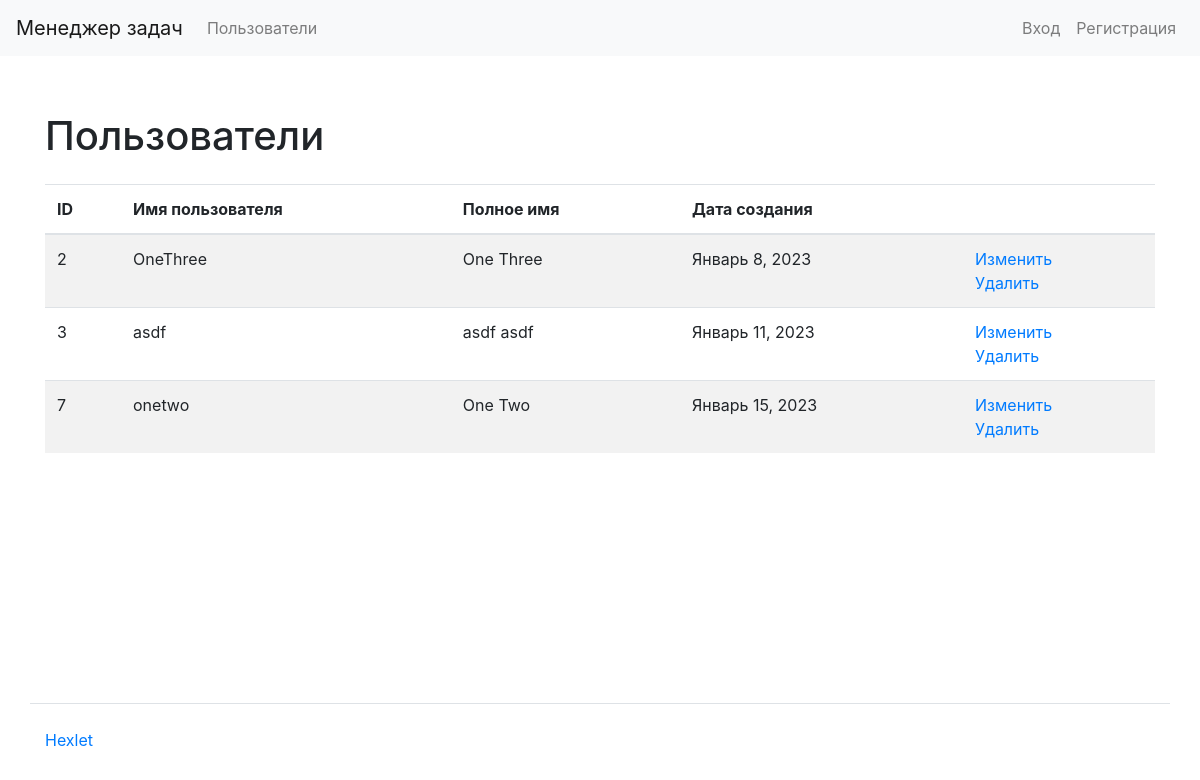
The app's page /users/, older data.
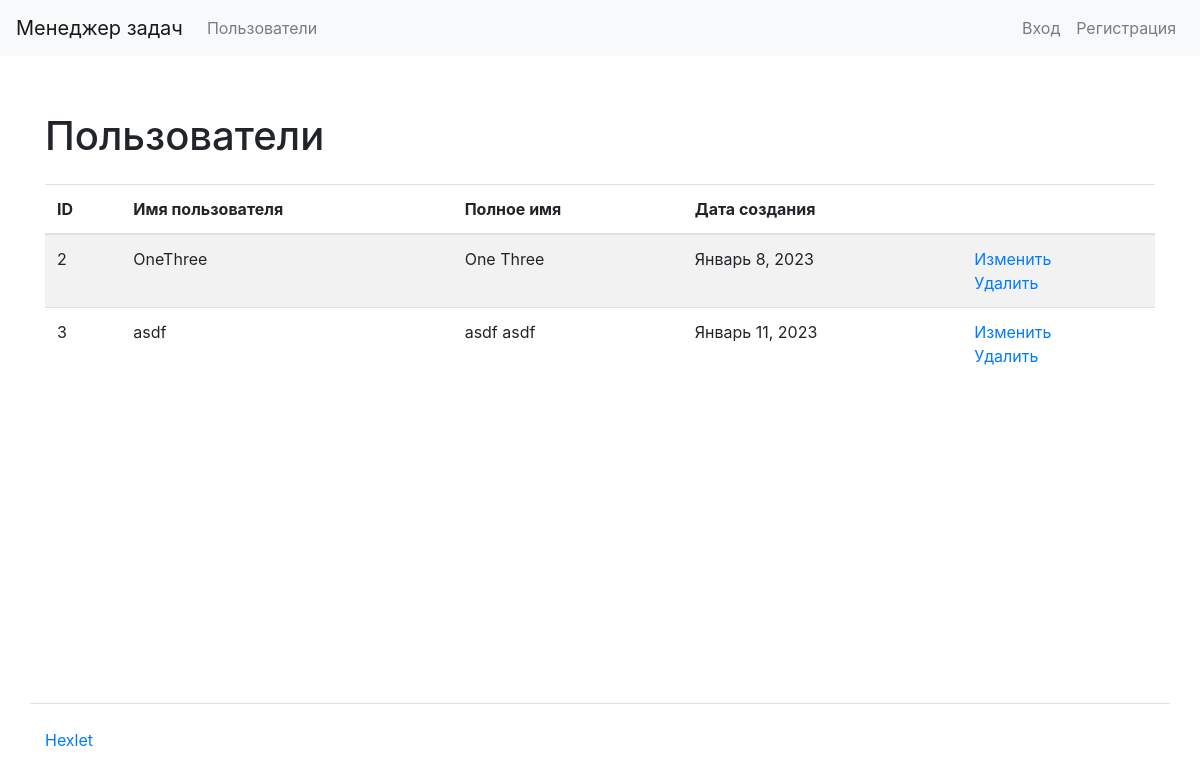
The same page, newer data.
### task_manager/users/models.py (models this page shows)
class CustomUser(AbstractUser):
    def __str__(self):
        return self.get_full_name()

### task_manager/users/views.py (the view)
# urls.py: path('', views.UsersListView.as_view(), name='users_index'),
class UsersListView(ListView):
    model = get_user_model()
    template_name = 'users/index.html'

### task_manager/templates/users/index.html (shortened to what this page needs)
{% extends "index.html" %}
{% load bootstrap4 %}
{% load i18n %}
{% block content %}
<div class="container wrapper flex-grow-1">
    <h1 class="my-4">
        {% trans "Users" %}
    </h1>
    <table class="table table-striped">
        <thead>
            <tr>
                <th>ID</th>
                <th>{% trans "Username" %}</th>
                <th>{% trans "Full name" %}</th>
                <th>{% trans "Creation date" %}</th>
                <th></th>
            </tr>
        </thead>
        <tbody>
            {% for user in object_list %}
            <tr>
                <td>{{ user.id }}</td>
                <td>{{ user.username }}</td>
                <td>{{ user.get_full_name }}</td>
                <td>{{ user.date_joined|date:"F j, Y" }}</td>
                <td>
                    <a href="{% url 'users_update' pk=user.id %}">
                        {% trans "Update" %}
                    </a>
                    <br/>
                    <a href="{% url 'users_delete' pk=user.id %}">
                        {% trans "Delete" %}
                    </a>
                </td>
            </tr>
            {% endfor %}
        </tbody>
    </table>
</div>
{% endblock %}

Row changes from the older to the newer data that the page shows:
removed CustomUser: id "7", username "onetwo", get_full_name "One Two", date_joined "Январь 15, 2023"
